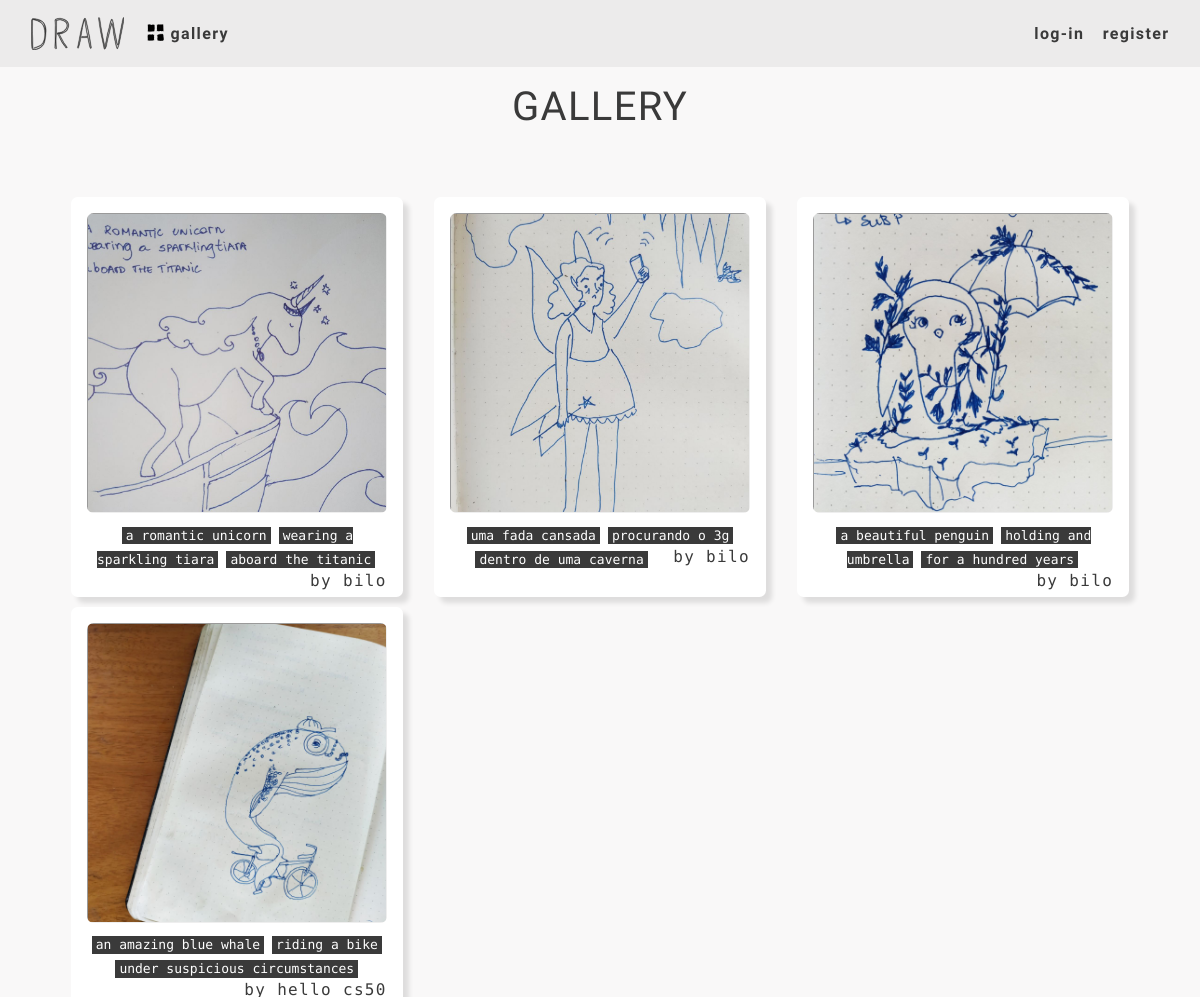
The page /gallery on the database its author committed.
### tables this page shows
CREATE TABLE uploads(
    'id' INTEGER PRIMARY KEY AUTOINCREMENT NOT NULL,
    'user_id' INTEGER NOT NULL,
    'cards' TEXT,
    'path' TEXT,
    FOREIGN KEY(user_id) REFERENCES users(id)
);

CREATE TABLE users (
    'id' INTEGER PRIMARY KEY AUTOINCREMENT NOT NULL,
    'username' TEXT NOT NULL UNIQUE,
    'hash' TEXT NOT NULL,
    'type' TEXT NOT NULL,
    'avatar_id' INTEGER,
    FOREIGN KEY(avatar_id) REFERENCES avatars(id)
);

### app.py (the view)
@app.route("/gallery")
def gallery():
    images_data = ctrl.read(ctrl.uploads.gallery())
    return render_template("gallery.html", images=images_data)

### controller.py (called while the page is built)
    def read(self, data):
        parse = ['cards']
        for row in data:
            for col in row:
                if col in parse:
                    row[col] = split(row[col])
        print("-----in read print data:")
        print(data)
        return data

### db/uploads.py (called while the page is built)
    def gallery(self):
        query = "SELECT username, cards, path, user_id FROM users JOIN uploads ON users.id = uploads.user_id"
        return self.db.execute(query)

### format.py (called while the page is built)
def split(string):
    if string:
        array = string.split("%")
        return array
    else:
        return []

### templates/gallery.html (shortened to what this page needs)
{% extends "layout.html" %}
{% block main %}
    <div class="content-grid">
        <div class="inner-header">
            <h1>GALLERY</h1>
        </div>
        <div class="inner-main">
            <div class="center-content">
                <div class="gallery-grid">
                    {% for image in images %}
                        <div class="gallery-item">
                            <div class="image-container">
                                <img class="gallery-image" src="{{ image['path'] }}" alt="image">
                            </div>
                            <div class="gallery-details">
                                {% for card in image['cards'] %}
                                    <h6 class="instructions small">{{card}}</h6>
                                {% endfor %}
                                <h6 class="mono" style="float:right">by {{ image['username'] }}</h6>
                            </div>
                        </div>
                    {% endfor %}
                </div>
            </div>
        </div>
    </div>
{% endblock %}

### templates/layout.html (shortened to what this page needs)
<!DOCTYPE html>
<html lang="en" dir="ltr">
    <head>
        <link rel="stylesheet" href="https://stackpath.bootstrapcdn.com/bootstrap/4.5.2/css/bootstrap.min.css">
        <link rel="stylesheet" href="/static/css/master.css">
        <link rel="stylesheet" href="/static/css/index.css">
        <link rel="stylesheet" href="/static/css/tables.css">
        <link rel="stylesheet" href="/static/css/forms.css">
        <link rel="stylesheet" href="/static/css/user.css">
        <link rel="stylesheet" href="/static/css/gallery.css">
        <link rel="stylesheet" href="/static/css/hovers.css">
    </head>
    <body>
        <header>
            <nav>
                <ul>
                    <li><a href="/">
                        <svg class="svg-shape">
                            <use xlink:href="#title"/>
                        </svg></a>
                    </li>
                    <li class="turn-accent">
                        <a class="link-with-img no-hover" href="/gallery">
                            <svg class="link-img svg-icon tiny fill-only">
                                <use xlink:href="#gallery">
                            </svg>
                            <h6 class="link-text center-content can-collapse">
                                <strong>gallery</strong>
                            </h6>
                        </a>
                    </li>
                </ul>
                {% if session["user_id"]%}
                    <ul>
                        <li class="turn-accent">
                            <a class="link-with-img no-hover" href="/home">
                                <svg class="link-img svg-icon tiny fill-only">
                                    <use xlink:href="#home">
                                </svg>
                                <h6 class="link-text center-content can-collapse">
                                    <strong>home</strong>
                                </h6>
                            </a>
                        </li>
                        <li class="can-collapse"><a href="/logout">log-out</a></li>
                    </ul>
                {% else %}
                    <ul>
                        <li><a href="/login">log-in</a></li>
                        <li><a href="/register">register</a></li>
                    </ul>
                {% endif %}
            </nav>
        </header>
        <div class="main">
            {% block main %}
            {% endblock %}
        </div>
    </body>
</html>

### static/css/master.css (style rules this page uses)
:root { --black : #3a3a3a; --background: #f9f8f8; --grey: rgb(234 233 233); --accent: #f32553; --accent-fade: #f3255363; }
body { position: fixed; height: 100%; width: 100%; background-color: var(--background); color: var(--black); display: grid; grid-template-areas: 'header' 'main'; grid-template-rows: min-content auto; text-align: center; margin: 0; font-size: 100%; font-family: 'Raleway', sans-serif; font-weight: 600; letter-spacing: 1pt; }
.mono { font-family:'Cutive Mono', monospace; }
.link-with-img { display: grid; width: 100%; height: fit-content; grid-gap: 2pt; grid-template-areas: 'a-image a-text'; grid-template-columns: min-content auto; }
.link-img { grid-area: a-image; }
header { grid-area: header; }
a { text-decoration: none; color: inherit; }
img { vertical-align: middle; min-width: 100%; height: 100%; }
nav { background-color: rgb(234 233 233 / 90%);; padding-right: 1.5em; padding-left: 1.5em; height: 4.2em; display: flex; font-family: inherit; align-items: center; justify-content: space-between; }
ul { list-style: none; font-weight: 600; margin: 0; text-decoration: none; padding: 0; }
li { display: inline-block; padding: 5pt; color: inherit; vertical-align: middle; }
.main { height: 100%; width: 100%; grid-area: main; overflow: overlay; }
svg.svg-icon { fill: none; stroke: var(--black); stroke-linecap: round; stroke-linejoin: round; stroke-width: 2pt; padding: 3pt; width: 25pt; height: 25pt; }
svg.svg-icon.tiny { width: 19pt; height: 19pt; }
svg.svg-icon.fill-only { fill: inherit; stroke: var( --background); }
svg.svg-shape { fill: var(--black); height: 25pt; width: 70pt; stroke: var(--black); stroke-width: 3pt; }
.content-grid { display: grid; grid-template-areas: 'in-page-header' 'in-page-main'; grid-template-rows: min-content auto; height: 100%; }
.inner-header { grid-area: in-page-header; padding: 1em; }
.inner-main { grid-area: in-page-main; overflow: scroll; }
.center-content { display: flex; height: 100%; justify-content: center; justify-items: center; flex-direction: column; align-items: center; }

### static/css/index.css (style rules this page uses)
.instructions { margin: 1pt; padding: 1pt; padding-right: 3pt; padding-left: 3pt; transform: rotate(.3deg); background: var(--black); color: white; width: fit-content; display: inline-flex; box-shadow: 4px 4px 5px 0px #00000026; text-shadow: 4px 2px 5px #000000ab; }
.instructions.small { display: unset; font-family: 'Cutive Mono', monospace; font-size: small; letter-spacing: 0; box-shadow: none; text-shadow: none; }

### static/css/gallery.css (style rules this page uses)
.gallery-grid { display: grid; grid-template-columns: repeat(auto-fit, minmax(330px, 1fr)); height: 90%; grid-gap: 0.6em; width: 90%; grid-template-rows: repeat(auto-fit, minmax(400px, 1fr)); justify-items: center; }
.gallery-item { background: white; box-shadow: 6px 6px 5px 0px #0000001c; padding: 1em; border-radius: 5pt; text-align: center; height: 400px; }
.image-container { width: 300px; height: 300px; contain: content; background-color: var(--background); z-index: 2; border-radius: 5pt; }
.gallery-image { vertical-align: middle; max-width: 100%; max-height: 100%; object-fit: cover; border-style: inset; border-width: thin; }
.gallery-details { width: 300px; min-height: 60px; margin-top: .6em; }

### static/css/hovers.css (style rules this page uses)
.turn-accent { transition: color .2s }

### rows shown on the page
uploads: path (picture), card "a romantic unicorn" "wearing a sparkling tiara" "aboard the titanic", username "bilo"
uploads: path (picture), card "uma fada cansada" "procurando o 3g" "dentro de uma caverna", username "bilo"
uploads: path (picture), card "a beautiful penguin" "holding and umbrella" "for a hundred years", username "bilo"
uploads: path (picture), card "an amazing blue whale" "riding a bike" "under suspicious circumstances"
